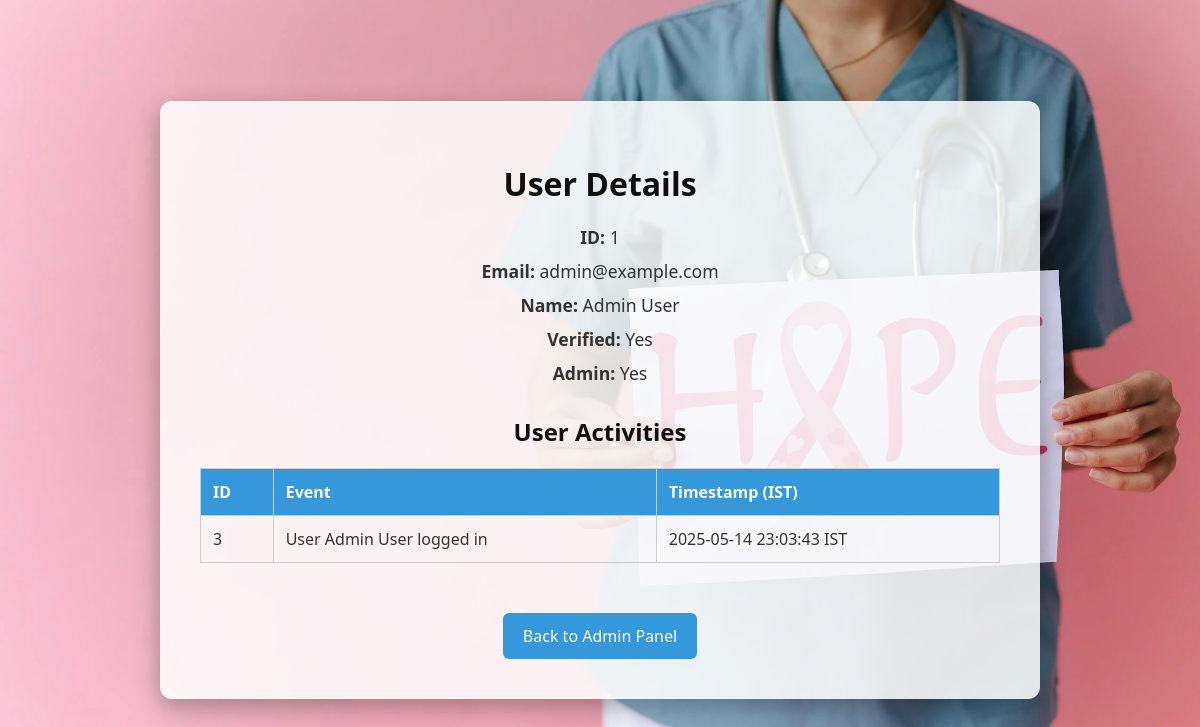
The app's page /user_details/1 (signed in) with its own data.
### app.py (models this page shows)
class User(db.Model):
    id = db.Column(db.Integer, primary_key=True)
    email = db.Column(db.String(100), unique=True, nullable=False)
    name = db.Column(db.String(100), unique=True, nullable=False)
    password = db.Column(db.String(100), nullable=False)
    is_admin = db.Column(db.Boolean, default=False)
    is_verified = db.Column(db.Boolean, default=False)
    otp = db.Column(db.String(6), nullable=True)
    activities = db.relationship('UserActivity', backref='user', lazy=True)
    predictions = db.relationship('Prediction', backref='user', lazy=True)

class UserActivity(db.Model):
    id = db.Column(db.Integer, primary_key=True)
    user_id = db.Column(db.Integer, db.ForeignKey('user.id'), nullable=False)
    event = db.Column(db.String(100), nullable=False)
    timestamp = db.Column(db.DateTime, nullable=False, default=lambda: datetime.now(pytz.timezone('Asia/Kolkata')))

### app.py (the view)
@app.route('/user_details/<int:user_id>')
def user_details(user_id):
    if not session.get('logged_in') or not session.get('is_admin'):
        return redirect(url_for('login'))
    user = User.query.get_or_404(user_id)
    activities = UserActivity.query.filter_by(user_id=user_id).order_by(UserActivity.timestamp.desc()).all()
    return render_template('user_details.html', user=user, activities=activities)

### templates/user_details.html (shortened to what this page needs)
<!DOCTYPE html>
<html lang="en">
<head>
</head>
<body>
    <div class="details-container">
        <h1>User Details</h1>
        <p><strong>ID:</strong> {{ user.id }}</p>
        <p><strong>Email:</strong> {{ user.email }}</p>
        <p><strong>Name:</strong> {{ user.name }}</p>
        <p><strong>Verified:</strong> {{ 'Yes' if user.is_verified else 'No' }}</p>
        <p><strong>Admin:</strong> {{ 'Yes' if user.is_admin else 'No' }}</p>
        <h2>User Activities</h2>
        <table>
            <thead>
                <tr>
                    <th>ID</th>
                    <th>Event</th>
                    <th>Timestamp (IST)</th>
                </tr>
            </thead>
            <tbody>
                {% for activity in activities %}
                <tr>
                    <td>{{ activity.id }}</td>
                    <td>{{ activity.event }}</td>
                    <td>{{ activity.timestamp.strftime('%Y-%m-%d %H:%M:%S IST') }}</td>
                </tr>
                {% endfor %}
            </tbody>
        </table>
        <a href="{{ url_for('admin') }}" class="back-btn">Back to Admin Panel</a>
    </div>
</body>
</html>

### records on screen
User: id "1", email "admin@example.com", name "Admin User", is_verified "Yes", is_admin "Yes"
UserActivity: id "3", event "User Admin User logged in", timestamp "2025-05-14 23:03:43 IST"
